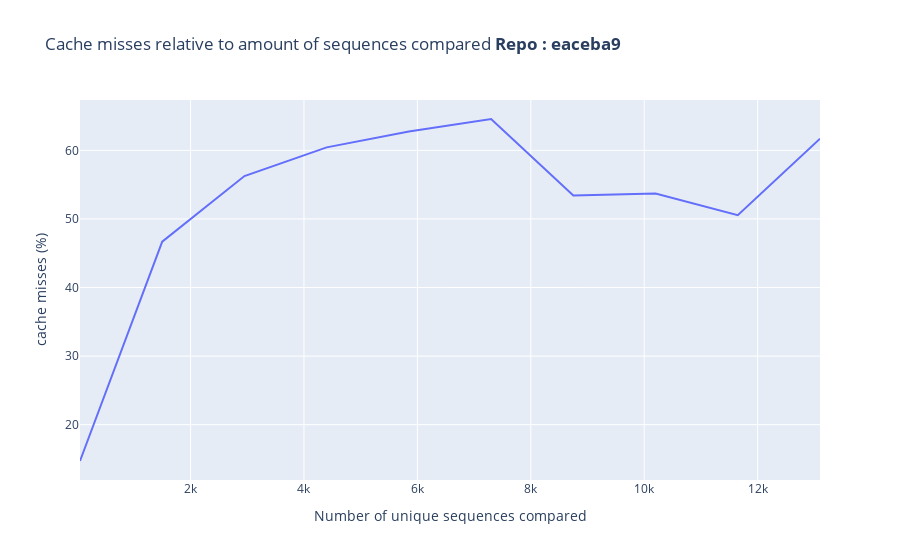
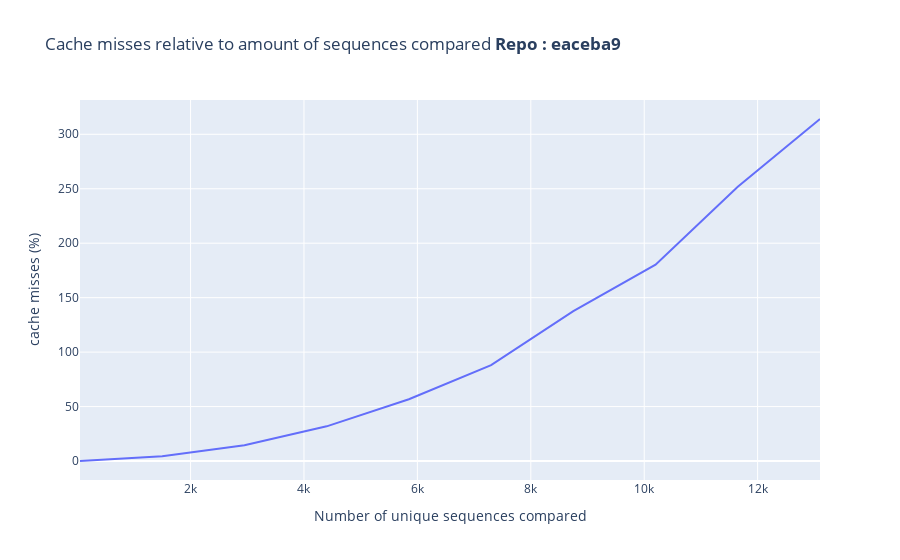

Here is the notebook cell these charts were saved with, in order:
### Code cell
df = pd.read_csv(csv_path)

fig = px.line(df, x='Set size', y='cache-misses', title="Cache misses relative to amount of sequences compared <b>Repo : " + df['Repo Version'].iloc[0] + "</b>")
fig.update_layout(yaxis_title='cache misses (%)', xaxis_title='Number of unique sequences compared')
fig.show()

fig = px.line(df, x='Set size', y='elapsed time', title="Cache misses relative to amount of sequences compared <b>Repo : " + df['Repo Version'].iloc[0] + "</b>")
fig.update_layout(yaxis_title='cache misses (%)', xaxis_title='Number of unique sequences compared')
fig.show()

### Figure 1 — Plotly figure (JSON) as saved in the notebook; plotly's stock layout.template omitted (floating-point values rounded to 4 significant figures)
{"data": [{"hovertemplate": "Set size=%{x}<br>cache-misses=%{y}<extra></extra>", "legendgroup": "", "line": {"color": "#636efa", "dash": "solid"}, "marker": {"symbol": "circle"}, "mode": "lines", "name": "", "orientation": "v", "showlegend": false, "type": "scatter", "x": [50, 1500, 2950, 4400, 5850, 7300, 8750, 10200, 11650, 13100], "xaxis": "x", "y": [14.7, 46.68, 56.26, 60.44, 62.75, 64.58, 53.44, 53.69, 50.56, 61.7], "yaxis": "y"}], "layout": {"legend": {"tracegroupgap": 0}, "title": {"text": "Cache misses relative to amount of sequences compared <b>Repo : eaceba9</b>"}, "xaxis": {"anchor": "y", "domain": [0, 1], "title": {"text": "Number of unique sequences compared"}}, "yaxis": {"anchor": "x", "domain": [0, 1], "title": {"text": "cache misses (%)"}}}}

### Figure 2 — Plotly figure (JSON) as saved in the notebook; plotly's stock layout.template omitted (floating-point values rounded to 4 significant figures)
{"data": [{"hovertemplate": "Set size=%{x}<br>elapsed time=%{y}<extra></extra>", "legendgroup": "", "line": {"color": "#636efa", "dash": "solid"}, "marker": {"symbol": "circle"}, "mode": "lines", "name": "", "orientation": "v", "showlegend": false, "type": "scatter", "x": [50, 1500, 2950, 4400, 5850, 7300, 8750, 10200, 11650, 13100], "xaxis": "x", "y": [0.03542, 4.368, 14.57, 31.86, 56.79, 88.12, 137.6, 180.3, 251.8, 314.0], "yaxis": "y"}], "layout": {"legend": {"tracegroupgap": 0}, "title": {"text": "Cache misses relative to amount of sequences compared <b>Repo : eaceba9</b>"}, "xaxis": {"anchor": "y", "domain": [0, 1], "title": {"text": "Number of unique sequences compared"}}, "yaxis": {"anchor": "x", "domain": [0, 1], "title": {"text": "cache misses (%)"}}}}
